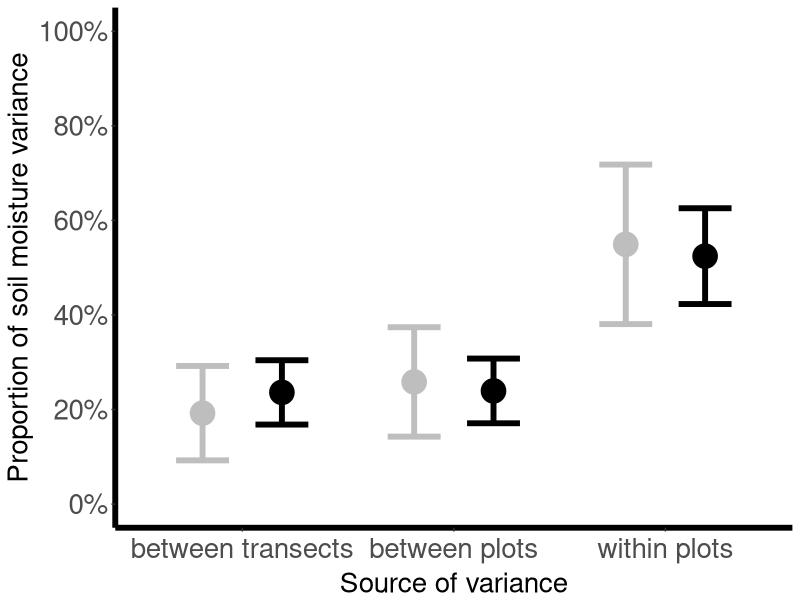

Recreate this plot in R.
########################
########################
# soil moisture spatial variation

########################
library(tidyverse)
library(nlme) 

# load dataframe for 12cm depth soil moisture readings
# and for 7cm depth soil moisture readings

data_long_12cm <- read.csv("soil_moisture_12cm.csv")
data_long_7cm <- read.csv("soil_moisture_7cm.csv")

########################
plot.lme <- lme(moisture~1, random=~1|plot_id, data=data_long_7cm, na.action=na.omit) 
VarCorr(plot.lme) 
# intercept gives between plot variation, residual gives within plot variation.

plot.lme <- lme(moisture~1, random=~1|plot_id, data=data_long_12cm, na.action=na.omit) 
VarCorr(plot.lme) 

# intercept gives between plot variation, residual gives within plot variation.
Transect.lme <- lme(moisture~1, random=~1|Transect, data=data_long_7cm, na.action=na.omit) 
VarCorr(Transect.lme) 

# nested
nested.lme_7cm <- lme(moisture~1, random=~1| Transect / plot_id, data=data_long_7cm, na.action=na.omit) 
x <- VarCorr(nested.lme_7cm)

nested.lme_12cm <- lme(moisture~1, random=~1| Transect / plot_id, data=data_long_12cm, na.action=na.omit) 
y <- VarCorr(nested.lme_12cm) 

###########
# restructure VarCorr.lme's into plotable data frames

df_7cm <- x
df_7cm <- df_7cm[-c(1, 3), ] 
rownames(df_7cm) <- c("between transects", "between plots", "within plots")
df_7cm <- as.data.frame(df_7cm)
df_7cm$Variance <- as.numeric(as.character(df_7cm$Variance))
df_7cm$StdDev <- as.numeric(as.character(df_7cm$StdDev))
df_7cm$Depth <- as.factor(c(7, 7, 7))
df_7cm$proportion_of_variance <- (df_7cm$Variance/(sum(df_7cm$Variance)))
df_7cm$proportional_stdev <- (df_7cm$StdDev/(sum(df_7cm$Variance)))
str(df_7cm)

df_12cm <- y
df_12cm <- df_12cm[-c(1, 3), ] 
rownames(df_12cm) <- c("between transects", "between plots", "within plots")
df_12cm <- as.data.frame(df_12cm)
df_12cm$Variance <- as.numeric(as.character(df_12cm$Variance))
df_12cm$StdDev <- as.numeric(as.character(df_12cm$StdDev))
df_12cm$Depth <- as.factor(c(12, 12, 12))
df_12cm$proportion_of_variance <- (df_12cm$Variance/(sum(df_12cm$Variance)))
df_12cm$proportional_stdev <- (df_12cm$StdDev/(sum(df_12cm$Variance)))
str(df_12cm)

# combine 7cm and 12cm data frames
df <- rbind(df_7cm, df_12cm)
df$Scale <- c("between transects", "between plots", "within plots", 
              "between transects", "between plots", "within plots")
rownames(df) <- c()

df


######

P <- ggplot(df, aes(x=Scale, y=proportion_of_variance, colour=Depth))  
P <- P + geom_point(size = 8, position=position_dodge(width = 0.75))
P <- P +  geom_errorbar(aes(ymin=proportion_of_variance-proportional_stdev, ymax=proportion_of_variance+proportional_stdev), 
                        width=0.5, size = 2, position=position_dodge(width = 0.75)) + 
  scale_x_discrete(limits=c("between transects", "between plots", "within plots"))
P <- P + theme_bw() + 
  theme(plot.title = element_text(hjust = 0), panel.grid.minor = element_blank(), panel.grid.major = element_blank(), panel.border = element_blank()) + 
  theme(legend.title=element_text()) + labs(x="Source of variance", y="Proportion of soil moisture variance") + 
  theme(legend.position="none")
P <- P + scale_color_manual(values=c("grey", "black"))
P <- P + theme(axis.line = element_line(size = 2))
P <- P + theme(axis.title.x = element_text(vjust = 0,
                                           size = 20),
               # Y axis title
               axis.title.y = element_text(size = 20),
               # X axis text
               axis.text.x = element_text(
                 size = 20,
                 angle = 0,
                 vjust = .5
               ),
               # Y axis text
               axis.text.y = element_text(size = 20))
P <- P + scale_y_continuous(limits = c(0, 1), breaks = c(0, .2, .4, .6, .8, 1), labels = scales::percent)
P
